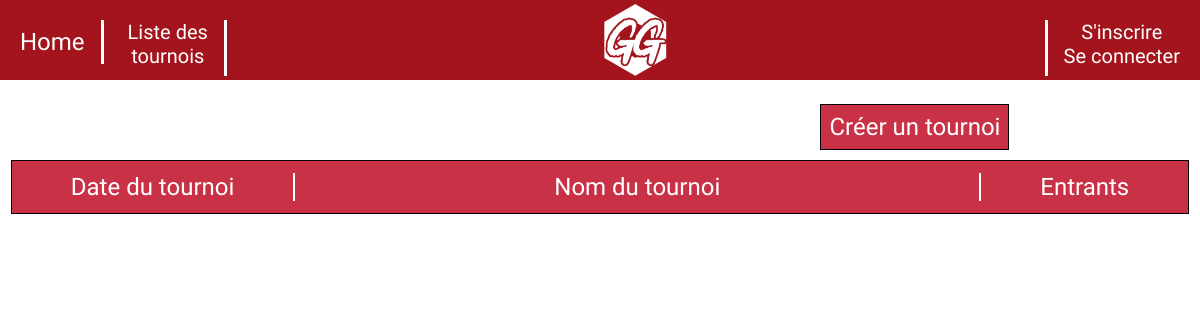
Before: /shinegg/index.php?view=tournament-list with the older database file.
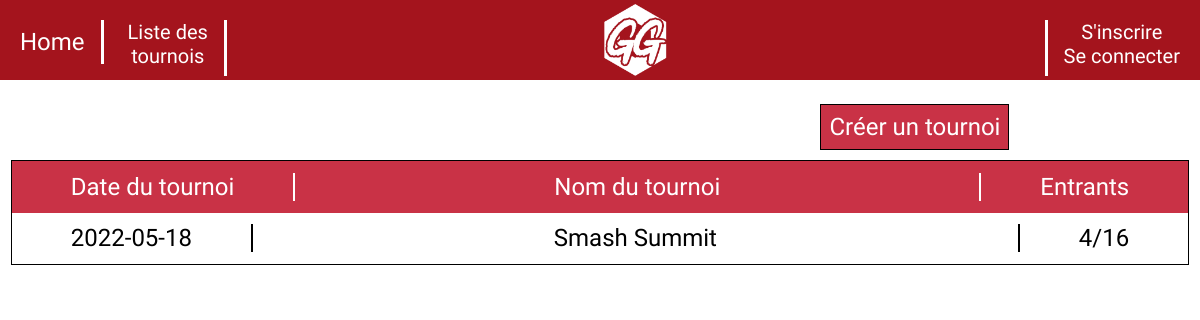
After: the same page with the newer database file.
### tables this page shows
CREATE TABLE `tournaments` (
  `id` int(20) NOT NULL,
  `tournament_name` varchar(30) NOT NULL,
  `owner_id` int(5) NOT NULL,
  `status` int(1) NOT NULL DEFAULT 0,
  `tournament_picture` char(180) DEFAULT NULL,
  `region` char(20) NOT NULL DEFAULT 'US_EC',
  `online` tinyint(1) NOT NULL DEFAULT 1,
  `price` float NOT NULL DEFAULT 0,
  `debut_date` date NOT NULL,
  `max_participants` int(4) NOT NULL DEFAULT 48
);

### shinegg/libs/systemUtil.php (called while the page is built, shortened)
<?php
function getArg($arg) {
    if(isset($_REQUEST[$arg]) && !($_REQUEST[$arg] == ""))
		return proteger($_REQUEST[$arg]);
    return false;
}
function getSession($arg) {
    return false;
}
function proteger($str)
{
	if (is_array($str))
	{
		$nextTab = array();
		foreach($str as $cle => $val)
		{
			$nextTab[$cle] = addslashes($val);
		}
		return $nextTab;
	}
	else
		return addslashes ($str);
}
?>

### shinegg/libs/sqlUtil.php (called while the page is built, shortened)
<?php
include_once "config.php";
function SQLGetChamp($sql)
{
	global $BDD_host;
	global $BDD_base;
	global $BDD_user;
	global $BDD_password;
	try {
		$dbh = new PDO("mysql:host=$BDD_host;dbname=$BDD_base", $BDD_user, $BDD_password);
	} catch (PDOException $e) {
		die("<font color=\"red\">SQLGetChamp: Erreur de connexion : " . $e->getMessage() . "</font>");
	}
	$dbh->exec("SET CHARACTER SET utf8");
	$res = $dbh->query($sql);
	$num = $res->rowCount();
	$res->setFetchMode(PDO::FETCH_NUM);
	$ligne = $res->fetch();
	if ($ligne == false) return false;
	else return $ligne[0];
}
function SQLSelect($sql)
{
 	global $BDD_host;
	global $BDD_base;
 	global $BDD_user;
 	global $BDD_password;
	try {
		$dbh = new PDO("mysql:host=$BDD_host;dbname=$BDD_base", $BDD_user, $BDD_password);
	} catch (PDOException $e) {
		die("<font color=\"red\">SQLSelect: Erreur de connexion : " . $e->getMessage() . "</font>");
	}
	$dbh->exec("SET CHARACTER SET utf8");
	$res = $dbh->query($sql);
	$num = $res->rowCount();
	if ($num==0) return false;
	else return $res;
}
function parcoursRs($result)
{
	if  ($result == false) return array();
	$result->setFetchMode(PDO::FETCH_ASSOC);
	while ($ligne = $result->fetch())
		$tab[]= $ligne;
	return $tab;
}
?>

### shinegg/libs/tournamentUtil.php (called while the page is built, shortened)
<?php
include_once "sqlUtil.php";
function getTournaments() {
    $SQL = "SELECT * FROM tournaments ORDER BY debut_date ASC";
    return parcoursRs(SQLSelect($SQL));
}
function getTournamentEntrantsNb($id)
{
    $SQL = "SELECT count(*) FROM tournaments
    JOIN entry ON tournaments.id = entry.tournament_id
    WHERE tournaments.id = '$id'";
    return SQLGetChamp($SQL);
}
?>

### shinegg/pages/tournament-list.php (the view, shortened to what this page needs)
<head>
    <link rel="stylesheet" type="text/css" href="css/tournament-list.css">
</head>
<?php
include_once("libs/tournamentUtil.php");
?>
<?php
 $url = dirname($_SERVER["PHP_SELF"]) . "/index.php?view=tournament-create";
 echo "<div id=\"create-button\"><div><a href=\"$url\"> Créer un tournoi</a></div></div>";
?>
<div id="main-list">
    <div id="header">
        <div id="header-left">
            Date du tournoi
        </div>
        <div id="header-middle">
            Nom du tournoi
        </div>
        <div id="header-right">
            Entrants
        </div>
    </div>
    <div id="data-list">
        <?php
        $tournamentsList = getTournaments();
        foreach($tournamentsList as $tournament) {
            $url = dirname($_SERVER["PHP_SELF"]) . "/index.php?view=tournament-view&tournamentId=" . $tournament["id"];
            echo "<a href=\"". $url ."\">  <div class=\"tournament-data\">";
            echo "<div class=\"tournament-date\">" . $tournament["debut_date"] . "</div>";
            echo "<div class=\"tournament-name\">" . $tournament["tournament_name"] . "</div>";
            echo "<div class=\"tournament-entrants\">" . getTournamentEntrantsNb($tournament["id"]) . "/" . $tournament["max_participants"] . "</div>";
            echo "</div> </a>";
        }
        ?>
    </div>
</div>

### shinegg/pages/header.php (shortened to what this page needs)
<head>
    <link rel="stylesheet" type="text/css" href="css/header.css">
</head>
<div id="header-banner">
    <ul id="header-list-left">
        <li> <a href="index.php?view=accueil"> Home </a> </li>
        <li> <a href="index.php?view=tournament-list" style="font-size: 2.5vh; padding-top: 0;"> Liste des <br> tournois</a> </li>
    </ul>
    <img id="header-image" src="img/logo_shinegg_blanc.png" alt="Logo ShineGG">
    <ul id="header-list-right">
        <?php
            if(getSession("id")) {
                echo "<li> <form action=\"controller/connexionController.php\"> <input type=\"submit\" name=\"action\" value=\"Se déconnecter\"> </form></li>";
                echo "<li> <a href=\"index.php?view=account-info\"> Mon compte </a> </li>";
            } else {
                echo "<li> <a href=\"index.php?view=account-login\" style=\"font-size: 2.5vh; padding-top: 0;\"> S'inscrire <br> Se connecter </a> </li>";
            }
        ?>
    </ul>
</div>

### shinegg/index.php (shortened to what this page needs)
<?php
    include_once "libs/systemUtil.php";
    $view = getArg("view");
    include "pages/header.php";
    if (file_exists("pages/$view.php")) {
        include("pages/$view.php");
    } else {
        include("pages/home.php");
    }
?>

### shinegg/css/header.css (style rules this page uses)
#header-banner { color: whitesmoke; font-family: 'Josefin Sans', sans-serif; height: 10vh; background-color: #A4141D; margin: 0; padding: 0; text-align: center ; }
#header-list-left { list-style-type: none; display: inline; }
#header-list-left > li { float: left; margin: 2.5vh 0.5vh 1.5vh 0.5vh; border-right: solid white 3px; }
#header-list-left > li > a { display: block; padding: 1vh 2vh 1vh 2vh; text-decoration: none; color: white; font-size: 3vh; }
#header-list-right { list-style-type: none; display: inline; }
#header-list-right > li { float: right; margin: 2.5vh 0.5vh 1.5vh 0.5vh; border-left: solid white 3px; }
#header-list-right > li > a { display: block; padding: 1vh 2vh 1vh 2vh; text-decoration: none; color: white; font-size: 3.2vh; }
#header-image { padding-top: 0.5vh; height: 9vh; }

### shinegg/css/tournament-list.css (style rules this page uses)
#create-button { height: 7vh; width: 100%; margin-bottom: 3vh; }
#create-button > div { margin-top: 3vh; border: 1px solid black; padding: 1vh; margin-right: 2.6vw; color: white; font-size: 3vh; font-family: 'Josefin Sans', sans-serif; float:right; background-color: #C93246; cursor: pointer; }
#create-button a { color: white; }
#main-list { display: block; margin: 2vh auto 0 auto; width: 98%; border: black solid 1px; }
#header { background-color: #C93246; color: white; font-size: 3vh; font-family: 'Josefin Sans', sans-serif; padding-top: 1%; padding-bottom: 1%; }
#header-right { display: inline; float: right; margin-right: 5%; border-left: 2px solid white; padding-left: 5%; }
#header-middle { display: inline; width: 10%; }
#header-left { display: inline; float: left; margin-left: 5%; border-right: 2px solid white; padding-right: 5%; }
.tournament-data { background-color: white; color: black; font-size: 3vh; font-family: 'Josefin Sans', sans-serif; padding-top: 1%; padding-bottom: 1%; }
.tournament-date { display: inline; float: left; margin-left: 5%; border-right: 2px solid black; padding-right: 5%; }
a:link, a:visited { text-decoration: none; }
.tournament-name { display: inline; width: 10%; }
.tournament-entrants { display: inline; float: right; margin-right: 5%; border-left: 2px solid black; padding-left: 5%; }

Changed rows visible on the page:
added tournaments: debut_date "2022-05-18", tournament_name "Smash Summit", id "4", max_participants "16"
